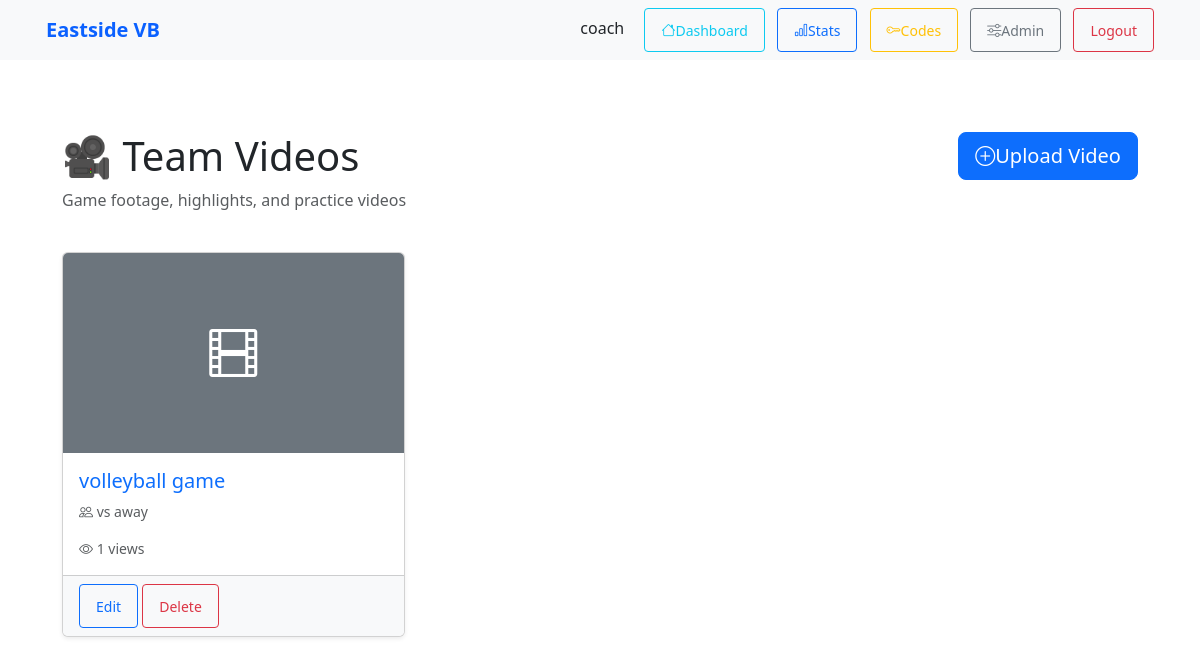
Page /videos/ (signed in) on the earlier database version.
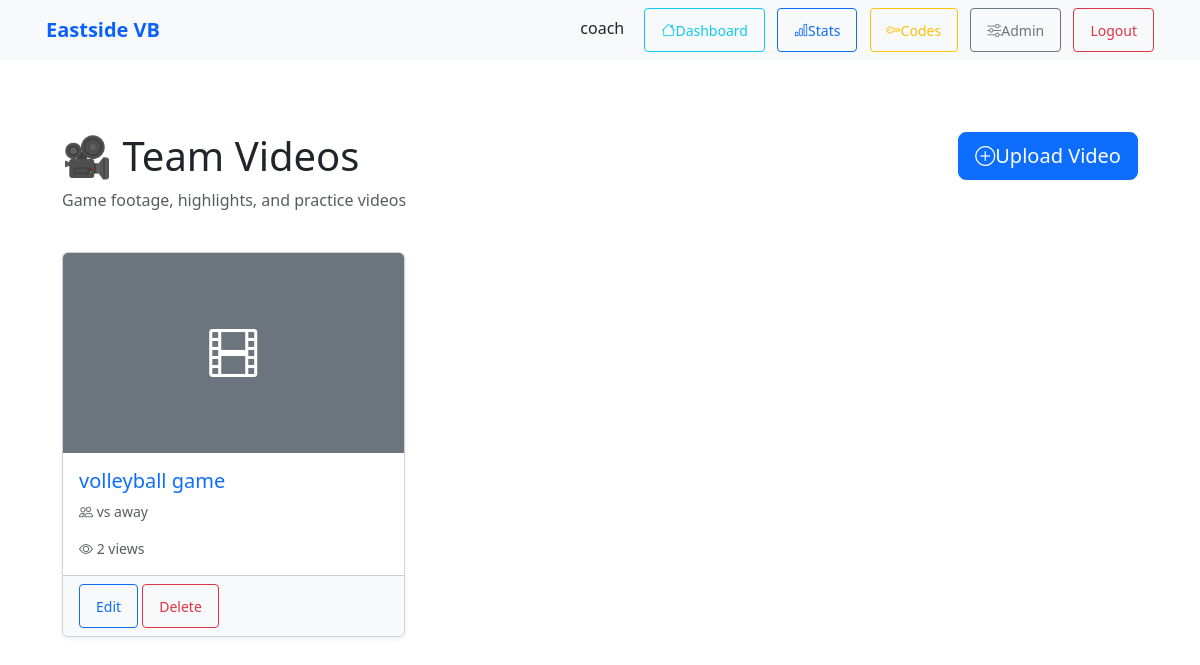
Same page on the later database version.
### team/models.py (models this page shows, shortened)
class GameVideo(models.Model):
    GAME_TYPE_FULL = 'full'
    GAME_TYPE_HIGHLIGHT = 'highlight'
    GAME_TYPE_PRACTICE = 'practice'
    GAME_TYPE_CHOICES = [
        (GAME_TYPE_FULL, 'Full Game'),
        (GAME_TYPE_HIGHLIGHT, 'Highlights'),
        (GAME_TYPE_PRACTICE, 'Practice'),
    ]
    title = models.CharField(max_length=200, help_text="e.g., 'State Championship vs Lincoln High'")
    description = models.TextField(blank=True, help_text="Game summary, notes, or highlights")
    game_type = models.CharField(max_length=20, choices=GAME_TYPE_CHOICES, default=GAME_TYPE_FULL)
    game_date = models.DateField(null=True, blank=True, help_text="Date game was played")
    opponent = models.CharField(max_length=200, blank=True, help_text="Opponent team name")
    video = models.FileField(upload_to='videos/%Y/%m/', help_text="MP4, MOV, or MKV (max 2GB)")
    thumbnail = models.ImageField(upload_to='video_thumbnails/%Y/%m/', null=True, blank=True)
    duration_seconds = models.IntegerField(default=0, help_text="Video duration in seconds")
    file_size_mb = models.FloatField(default=0, help_text="File size in MB")
    uploaded_by = models.ForeignKey(User, on_delete=models.CASCADE, related_name='uploaded_videos', help_text="Coach who uploaded")
    is_featured = models.BooleanField(default=False, help_text="Show on home page")
    view_count = models.IntegerField(default=0)
    private = models.BooleanField(default=True, help_text="Only team members can view")
    uploaded_at = models.DateTimeField(auto_now_add=True)
    updated_at = models.DateTimeField(auto_now=True)
    class Meta:
        ordering = ['-game_date', '-uploaded_at']
        indexes = [models.Index(fields=['-game_date']), models.Index(fields=['-uploaded_at'])]

### team/views.py (the view)
# urls.py: path('videos/', video_list, name='video_list'),
@login_required
@user_passes_test(is_team_member)
def video_list(request):
    if is_coach(request.user):
        videos = GameVideo.objects.all().order_by('-game_date', '-uploaded_at')
    else:
        videos = GameVideo.objects.filter(private=True).order_by('-game_date', '-uploaded_at')
    context = {
        'videos': videos,
        'is_coach': is_coach(request.user),
    }
    return render(request, 'team/video_list.html', context)

### team/views.py (called while the page is built)
def is_coach(user):
    return user.is_staff or user.is_superuser

def is_team_member(user):
    if user.is_staff or user.is_superuser:
        return True
    return hasattr(user, 'playerprofile') and user.playerprofile is not None

### team/templates/team/video_list.html (shortened to what this page needs)
{% extends 'base.html' %}
{% load static %}
{% block content %}
<div class="container mt-5 mb-5">
    <div class="row mb-4">
        <div class="col-md-8">
            <h1>🎥 Team Videos</h1>
            <p class="text-muted">Game footage, highlights, and practice videos</p>
        </div>
        {% if is_coach %}
        <div class="col-md-4 text-md-end">
            <a href="{% url 'team:video_upload' %}" class="btn btn-primary btn-lg">
                <i class="bi bi-plus-circle"></i> Upload Video
            </a>
        </div>
        {% endif %}
    </div>
    {% if videos %}
        <div class="row g-4">
            {% for video in videos %}
                <div class="col-md-6 col-lg-4">
                    <a href="{% url 'team:video_detail' video.pk %}" class="text-decoration-none">
                        <div class="card h-100 video-card shadow-sm">
                            {% if video.thumbnail %}
                                <img src="{{ video.thumbnail.url }}" class="card-img-top" alt="{{ video.title }}" style="height: 200px; object-fit: cover;">
                            {% else %}
                                <div class="card-img-top bg-secondary d-flex align-items-center justify-content-center" style="height: 200px;">
                                    <i class="bi bi-film" style="font-size: 3rem; color: white;"></i>
                                </div>
                            {% endif %}
                            <div class="card-body">
                                <h5 class="card-title">{{ video.title }}</h5>
                                {% if video.opponent %}
                                    <p class="card-text text-muted small">
                                        <i class="bi bi-people"></i> vs {{ video.opponent }}
                                    </p>
                                {% endif %}
                                <div class="d-flex justify-content-between align-items-center small text-muted">
                                    <span><i class="bi bi-eye"></i> {{ video.view_count }} views</span>
                                    <span class="badge bg-{{ video.get_game_type_display|default:"secondary" }}">
                                    </span>
                                </div>
                            </div>
                            {% if is_coach %}
                            <div class="card-footer bg-light">
                                <a href="{% url 'team:video_edit' video.pk %}" class="btn btn-sm btn-outline-primary">Edit</a>
                                <a href="{% url 'team:video_delete' video.pk %}" class="btn btn-sm btn-outline-danger">Delete</a>
                            </div>
                            {% endif %}
                        </div>
                    </a>
                </div>
            {% endfor %}
        </div>
    {% endif %}
</div>
{% endblock %}

Differences in the rows shown:
changed GameVideo "volleyball game": view_count "1" → "2"
